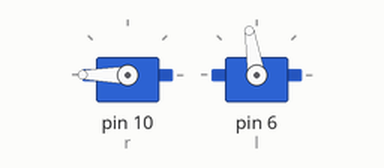
The sketch below on a simulated Arduino Uno, built with avr-gcc and run on an emulated ATmega328P. On the bench: 2 × servo.

Above: at 0.05 s.
Timing chart, 0 to 4.6 s (numbered marks = the images above):
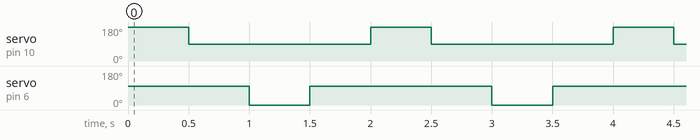

Measured:
- by itself, servo on pin 10 (r): alternates 180° for 0.50 s and 89° for 1.5 s
- by itself, servo on pin 6 (l): alternates 99° for 1.5 s and 0° for 0.50 s

The sketch:

Servo_versuch.ino
```cpp
#include <Servo.h>

Servo l;
Servo r;

void setup(){
  r.attach(10);
  l.attach(6);
  Serial.begin(9600);
  pinMode(3, INPUT);
}

void loop(){
  //fahren();
  /*r.write(180); //vorwärtsfahren rechts (rückwarts: 0)
  l.write(0); //vorwärtsfahren links (rückwarts: 180)
  delay(500);
  r.write(89); //stehen bleiben
  l.write(89); //stehen bleiben
  delay(2000);*/

  r.write(180);
  l.write(99);
  delay(500);

  r.write(89);
  l.write(99);
  delay(500);

  r.write(89);
  l.write(0);
  delay(500);

  r.write(89);
  l.write(99);
  delay(500);
  }
```
